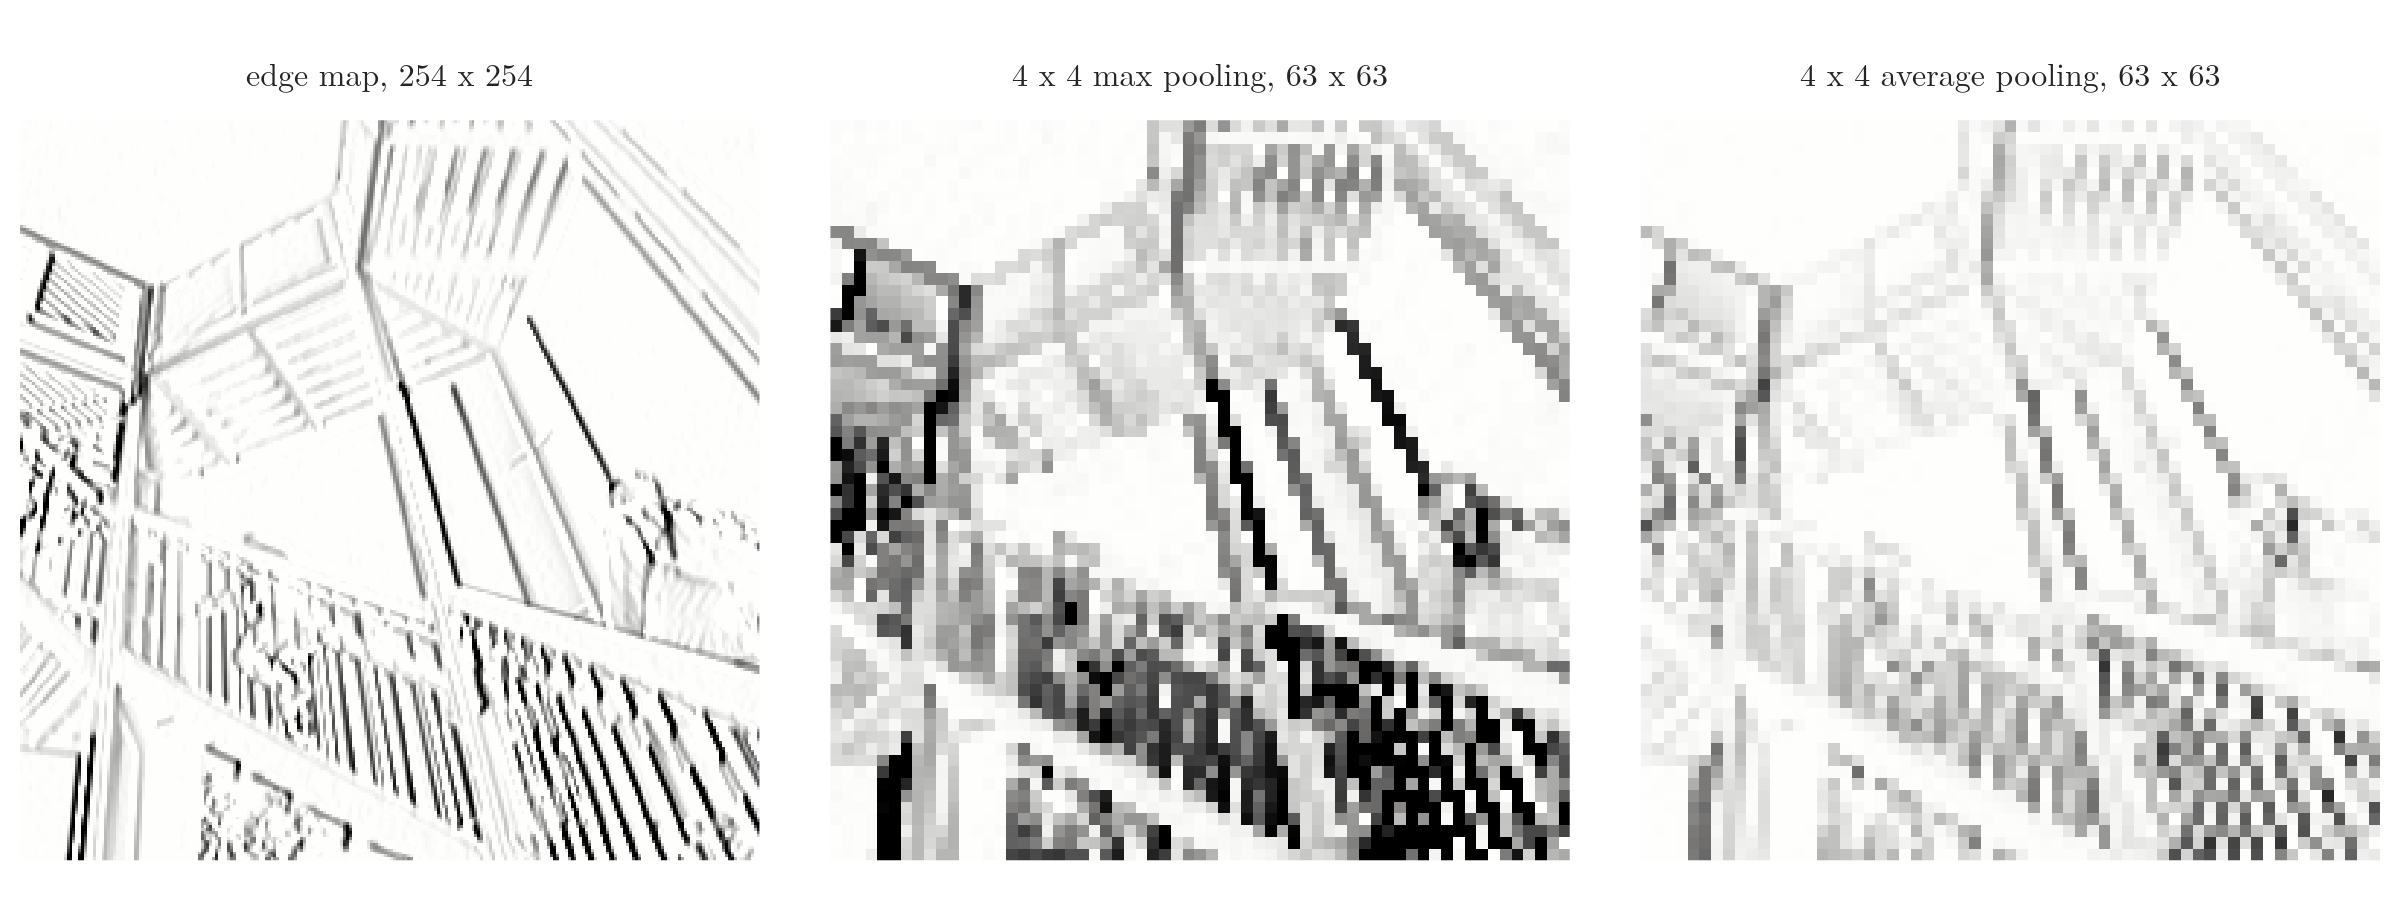

Generate this figure with Python:
"""Edge map of a photo (vertical-edge filter + ReLU), then 4x4 max pooling and 4x4 average pooling,
same colour scale (Plotly)."""
from pathlib import Path
import numpy as np
import plotly.graph_objects as go
from plotly.subplots import make_subplots
from common import FONT

here = Path(__file__).parent
d = np.load(here.parent / "data" / "photo_pool.npz")
top = np.percentile(d["E"], 99)
fig = make_subplots(1, 3, horizontal_spacing=0.03,
                    subplot_titles=("edge map, 254 x 254", "4 x 4 max pooling, 63 x 63", "4 x 4 average pooling, 63 x 63"))
for k, z in enumerate((d["E"], d["Emax"], d["Eavg"]), start=1):
    fig.add_trace(go.Heatmap(z=z, colorscale="gray_r", zmin=0, zmax=top, showscale=False), 1, k)
    fig.update_yaxes(visible=False, autorange="reversed", scaleanchor=f"x{'' if k == 1 else k}", row=1, col=k)
fig.update_xaxes(visible=False)
fig.update_layout(template="simple_white", width=1200, height=450, font=FONT, margin=dict(l=10, r=10, t=50, b=10))
fig.write_image(here / "photo_pool.png", scale=2)
fig.write_image(here / "photo_pool.pdf")
